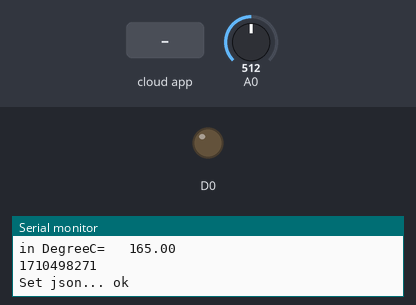
This program was run on a simulated ESP8266 (NodeMCU). Parts: output pins drawn as LEDs (lit = HIGH), the last lines printed to the serial monitor. Inputs (shaded band) come from the test bench; at power-on: A0 = 512. WiFi joins after 1.5 s; servers stay silent unless stated; the local clock reads 2024-03-15 10:24:30 at power-on unless the program sets it.

Above: at 2.8 s.
2.9 s: the phone or cloud app sets State to 0
At 4.1 s:
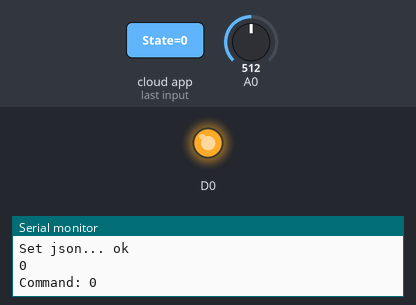
4.4 s: the phone or cloud app sets State to 1
At 5.3 s:
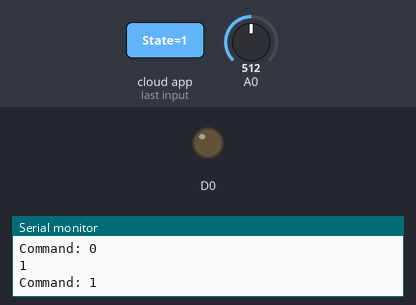
Timing chart, 0 to 7.4 s (numbered marks = the images above; inputs shaded):
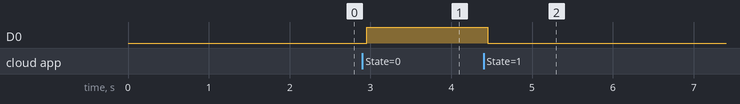

The program:

main.cpp
```cpp
#include <Arduino.h>
// #define LED D0            // Led in NodeMCU at pin GPIO16 (D0).
// void setup() {
// pinMode(LED, OUTPUT);    // LED pin as output.
// }
// void loop() {
// digitalWrite(LED, HIGH);// turn the LED off.(Note that LOW is the voltage level but actually
//                         //the LED is on; this is because it is acive low on the ESP8266.
// delay(200);            // wait for 1 second.
// digitalWrite(LED, LOW); // turn the LED on.
// delay(200); // wait for 1 second.
// }

// const int tmp = A0;
// void setup() {
//   Serial.begin(9600);
//   // put your setup code here, to run once:
// }

// void loop() {
// int analogValue = analogRead(tmp);
// float millivolts = (analogValue/1024.0) * 3300; //3300 is the voltage provided by NodeMCU
// float celsius = millivolts/10;
// Serial.print("in DegreeC=   ");
// Serial.println(celsius);

// //---------- Here is the calculation for Fahrenheit ----------//

// float fahrenheit = ((celsius * 9)/5 + 32);
// Serial.print(" in Farenheit=   ");
// Serial.println(fahrenheit);
// delay(1000);
// }


#if defined(ESP32)
#include <WiFi.h>
#include <FirebaseESP32.h>
#elif defined(ESP8266)
#include <ESP8266WiFi.h>
#include <FirebaseESP8266.h>
#endif

const char *ntp_primary = "time.google.com";
const char *ntp_secondary = "pool.ntp.org";

// //Provide the token generation process info.
#include "addons/TokenHelper.h"
// //Provide the RTDB payload printing info and other helper functions.
#include "addons/RTDBHelper.h"

/* 1. Define the WiFi credentials */
#define WIFI_SSID "testWifi"
#define WIFI_PASSWORD "testWifi123"

/* 2. Define the API Key */
#define API_KEY "AIzaSdfsdfyB0POpgvgykCMQIgGdeptZAF2RCTll9R5gzFpWw"

/* 3. Define the RTDB URL */
#define DATABASE_URL "https://params-iot-device.firebaseio.com" //<databaseName>.firebaseio.com or <databaseName>.<region>.firebasedatabase.app

/* 4. Define the user Email and password that alreadey registerd or added in your project */
#define USER_EMAIL "test@things.com"
#define USER_PASSWORD "er457851"

//Define Firebase Data object
FirebaseData stream;
FirebaseData fbdo;

FirebaseAuth auth;
FirebaseConfig config;

unsigned long sendDataPrevMillis = 0;

int count = 0;

void streamCallback(StreamData data)
{
  // Serial.printf("sream path, %s\nevent path, %s\ndata type, %s\nevent type, %s\n\n",
  //               data.streamPath().c_str(),
  //               data.dataPath().c_str(),
  //               data.dataType().c_str(),
  //               data.eventType().c_str());
  printResult(data); //see addons/RTDBHelper.h
  Serial.println(data.intData());
  if (data.intData() == 1)
  {
    Serial.print("Command: ");
    Serial.println(data.intData());
    digitalWrite(D0, LOW);
  }
  else if (data.intData() == 0)
  {
    Serial.print("Command: ");
    Serial.println(data.intData());
    digitalWrite(D0, HIGH);
  }
  else
  {
    Serial.println("Unknown Command...\n");
  }
}

void streamTimeoutCallback(bool timeout)
{
  if (timeout)
    Serial.println("stream timeout, resuming...\n");
}

void setup()
{

  Serial.begin(9600);

  pinMode(D0, OUTPUT);

  WiFi.begin(WIFI_SSID, WIFI_PASSWORD);
  Serial.print("Connecting to Wi-Fi");
  while (WiFi.status() != WL_CONNECTED)
  {
    Serial.print(".");
    delay(300);
  }
  Serial.println();
  Serial.print("Connected with IP: ");
  Serial.println(WiFi.localIP());
  Serial.println();
  configTime(0, 0, ntp_primary, ntp_secondary);

  while (time(nullptr) < 1510644967)
  {
    delay(1000);
    printf(".");
  }
  Serial.print("Time : ");
  Serial.println(time(nullptr));

  /* Assign the api key (required) */
  config.api_key = API_KEY;

  /* Assign the user sign in credentials */
  auth.user.email = USER_EMAIL;
  auth.user.password = USER_PASSWORD;

  /* Assign the RTDB URL (required) */
  config.database_url = DATABASE_URL;

  /* Assign the callback function for the long running token generation task */
  config.token_status_callback = tokenStatusCallback; //see addons/TokenHelper.h

  Firebase.begin(&config, &auth);

  //Or use legacy authenticate method
  //Firebase.begin(DATABASE_URL, "<database secret>");

  Firebase.reconnectWiFi(true);

  //The data under the node being stream (parent path) should keep small
  //Large stream payload leads to the parsing error due to memory allocation.

  if (!Firebase.beginStream(stream, "/BulbState/State"))
    Serial.printf("sream begin error, %s\n\n", stream.errorReason().c_str());

  Firebase.setStreamCallback(stream, streamCallback, streamTimeoutCallback);
}

void loop()
{

  if (Firebase.ready() && (millis() - sendDataPrevMillis > 10000 || sendDataPrevMillis == 0))
  {
    sendDataPrevMillis = millis();

    int analogValue = analogRead(A0);
    float millivolts = (analogValue / 1024.0) * 3300; //3300 is the voltage provided by NodeMCU
    float celsius = millivolts / 10;
    Serial.print("in DegreeC=   ");
    Serial.println(celsius);
    Serial.println(time(nullptr));
    FirebaseJson json;
    json.add("TimeStamp",String(time(nullptr)));
    json.add("Temperature", celsius);
    Serial.printf("Set json... %s\n\n", Firebase.pushJSON(fbdo, "/SensorData", json) ? "ok" : fbdo.errorReason().c_str());
  }
}
```

Measured:
- after the input at 2.9 s, D0: LOW → HIGH after 0.05 s
- after the input at 4.4 s, D0: HIGH → LOW after 0.05 s
